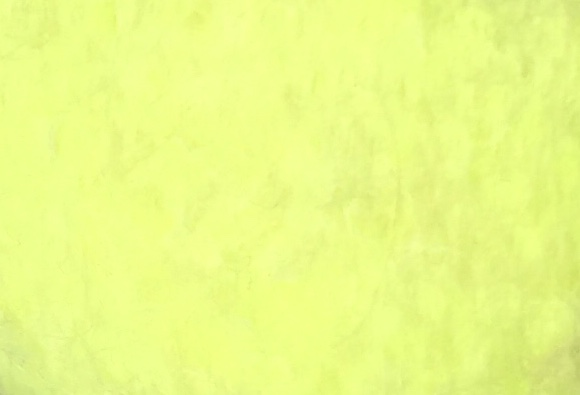
#> input picture Activity4/tennis1.jpg, 580 x 395 px, given in place of the camera
$ python s1_Detact_Motion.py
#> lines starting #> are read from the running program, lines starting #| are printed output that depends on the picture; after the words box and inside, x2 and y2 are one past the last pixel; in counts of white or black regions, pixels touching at a corner belong together
import cv2

cam = cv2.VideoCapture(0)
ret, prevFrame = cam.read()
#> prevFrame is the input picture: shape (395, 580, 3); mean B, G, R 135.1, 250.9, 235

def getNextFrame(vidObj):
    """Takes in the VideoCapture object and reads the next frame, returning one that is half the size
    (Comment out that line if you want fullsize)."""
    ret, frame = vidObj.read()
    # frame = cv2.resize(frame, (0, 0), fx = 0.5, fy = 0.5)
    return frame

while True:
    currFrame = getNextFrame(cam)
    imgray = cv2.cvtColor(currFrame, cv2.COLOR_BGR2GRAY)
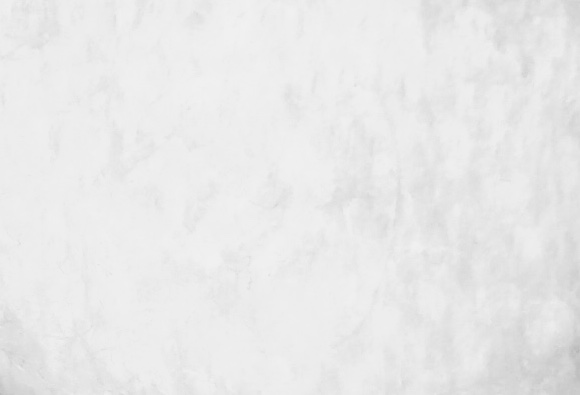
#> imgray: shape (395, 580); min 182, max 241, mean 233
    ret, thresh = cv2.threshold(imgray, 127, 255, 0)
#> thresh: shape (395, 580); every value is 255
    contrs, hier = cv2.findContours(thresh, cv2.RETR_EXTERNAL, cv2.CHAIN_APPROX_SIMPLE)
#> contrs = [[[0, 0], [0, 394], [579, 394], [579, 0]]]
    cv2.drawContours(currFrame, contrs, -1, (0, 255, 0), 3)
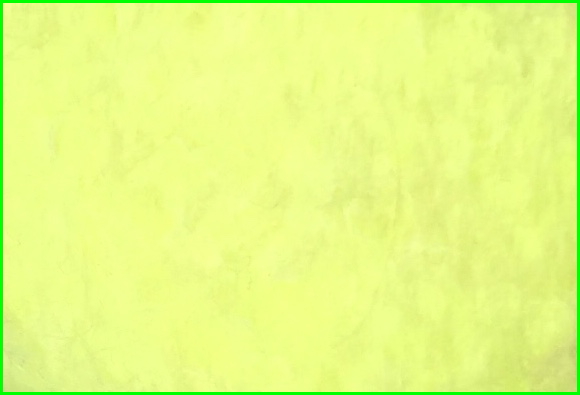
#> currFrame: shape (395, 580, 3); 2.54% of pixels changed, all inside (x1, y1, x2, y2) = (0, 0, 580, 395)

    diff = cv2.absdiff(prevFrame, currFrame)
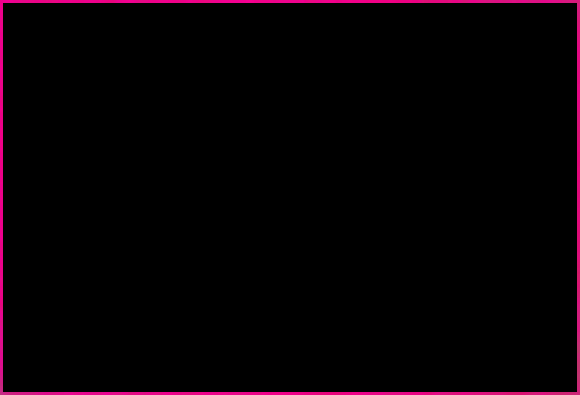
#> diff: shape (395, 580, 3); mean B, G, R 3.3, 0.3, 5.8
    cv2.imshow("Motion", diff)

    x = cv2.waitKey(20)
#> (key Esc is pressed here)
    c = chr(x & 0xFF)
    if c == "q":
        break
    prevFrame = currFrame

cam.release()
cv2.destroyAllWindows()

$ run again, on Activity4/tennis2.JPG
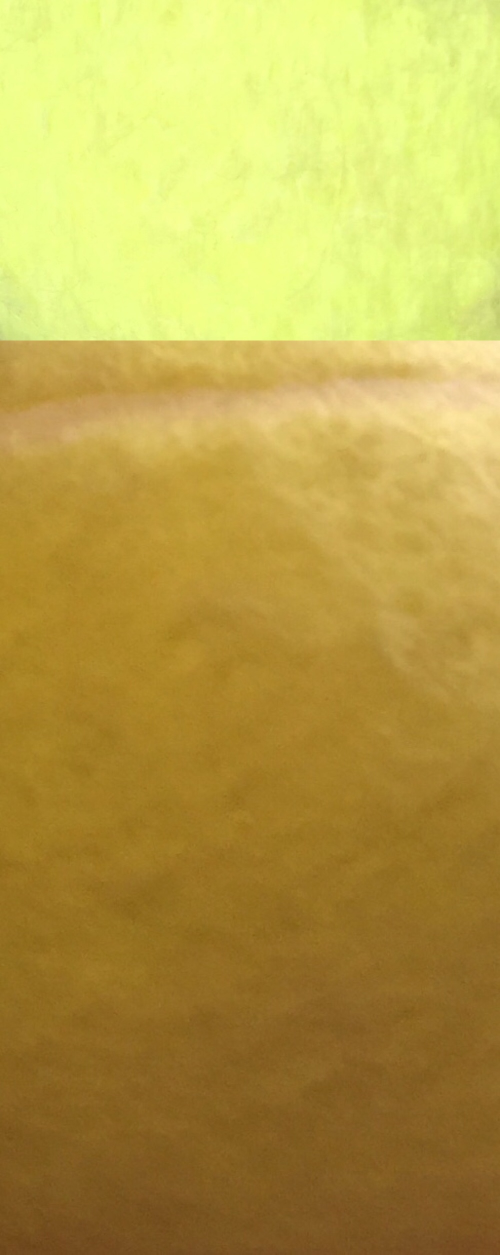
#> input picture Activity4/tennis2.JPG, 1000 x 2509 px, given in place of the camera (shown at 1/2 size)
#> prevFrame is the input picture: shape (2509, 1000, 3); mean B, G, R 73.4, 161, 183.3
#> `ret, thresh = cv2.threshold(imgray, 127, 255, 0)`:
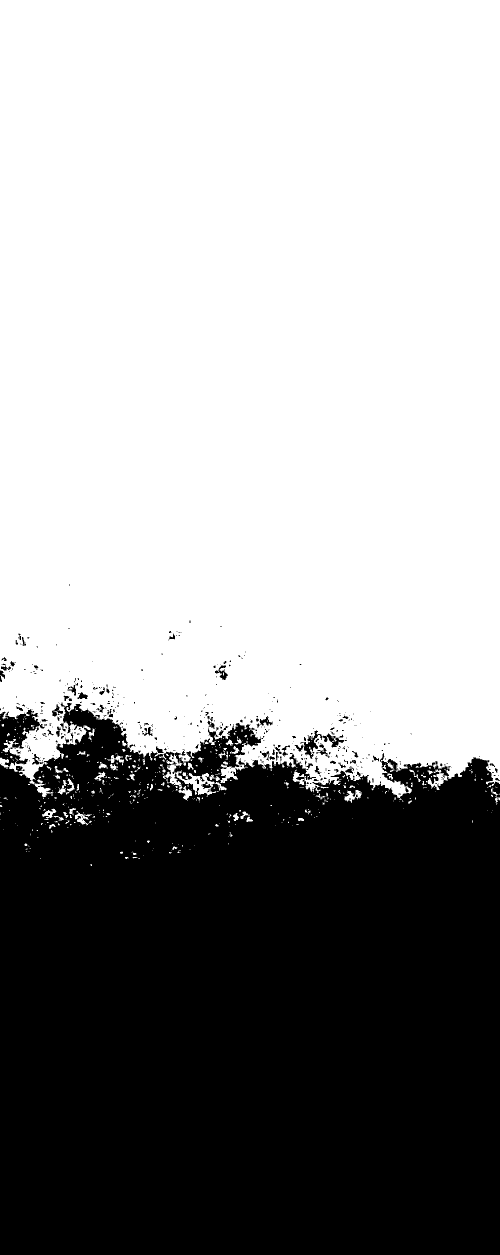
#> thresh: shape (2509, 1000) (shown at 1/2 size); 60.5% white; 515 black regions (418 under 20 px)
#> contrs = 540 contours, 481 with area under 20; largest, box (x1, y1, x2, y2) and area: (0, 0, 1000, 1596) 1509234, (352, 1540, 433, 1591) 1370, (326, 1509, 365, 1579) 800, (855, 1539, 896, 1580) 522, (689, 1580, 723, 1606) 368
#> currFrame: shape (2509, 1000, 3); 2.36% of pixels changed, all inside (x1, y1, x2, y2) = (0, 0, 1000, 1734)
#> `diff = cv2.absdiff(prevFrame, currFrame)`:
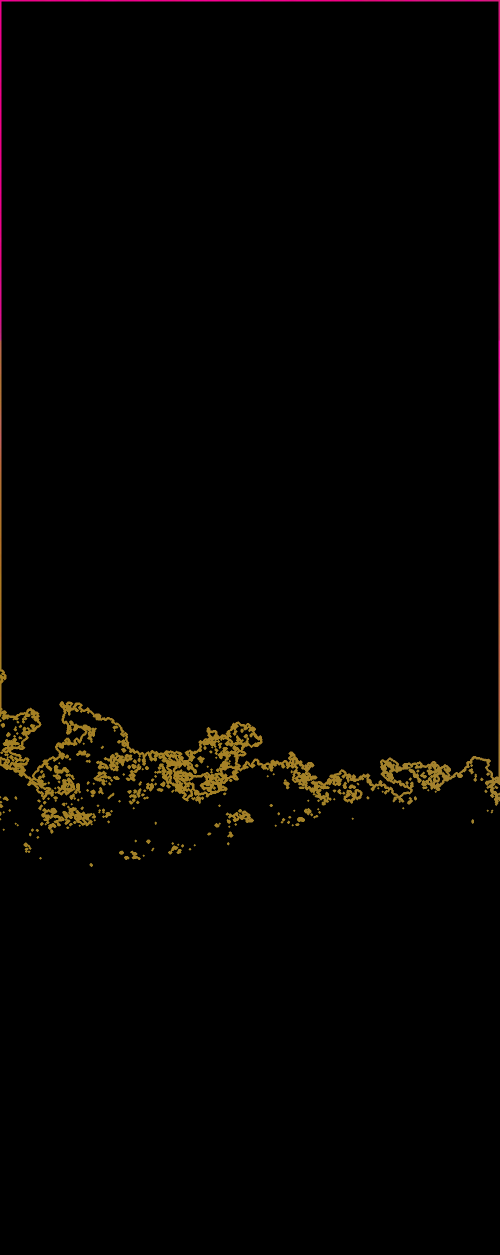
#> diff: shape (2509, 1000, 3) (shown at 1/2 size); mean B, G, R 1.2, 2.6, 4.1

$ run again, on Activity4/tennis3.JPG
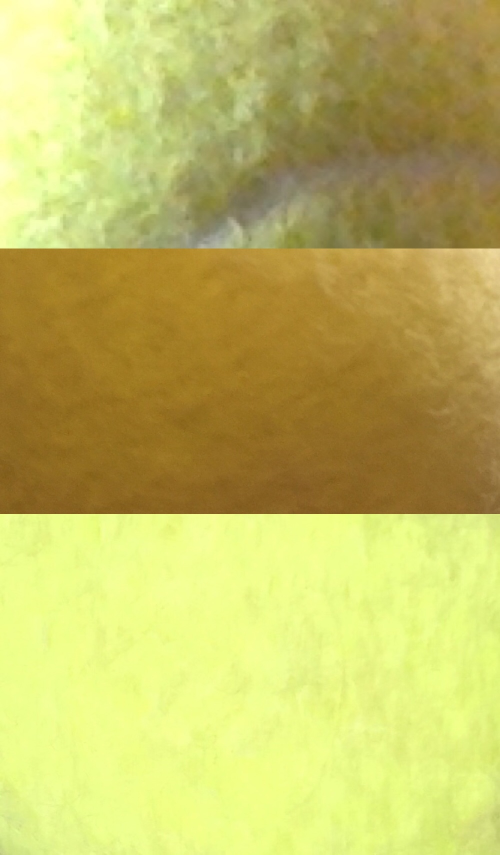
#> input picture Activity4/tennis3.JPG, 1000 x 1710 px, given in place of the camera (shown at 1/2 size)
#> prevFrame is the input picture: shape (1710, 1000, 3); mean B, G, R 99, 188.8, 194.5
#> `ret, thresh = cv2.threshold(imgray, 127, 255, 0)`:
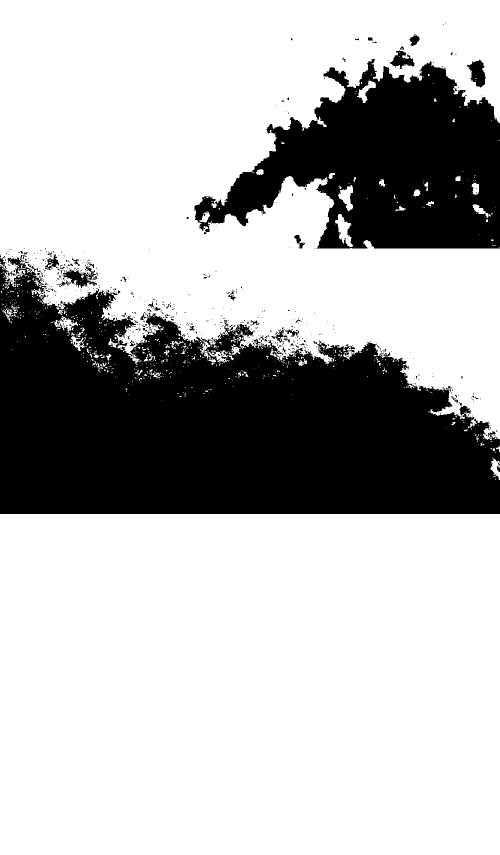
#> thresh: shape (1710, 1000) (shown at 1/2 size); 72.1% white; 622 black regions (582 under 20 px)
#> contrs = 790 contours, 751 with area under 20; largest, box (x1, y1, x2, y2) and area: (0, 1028, 1000, 1710) 680319, (0, 0, 1000, 880) 543150, (670, 428, 706, 494) 1006, (676, 370, 706, 422) 744, (714, 161, 752, 206) 542
#> currFrame: shape (1710, 1000, 3); 4.4% of pixels changed, all inside (x1, y1, x2, y2) = (0, 0, 1000, 1710)
#> `diff = cv2.absdiff(prevFrame, currFrame)`:
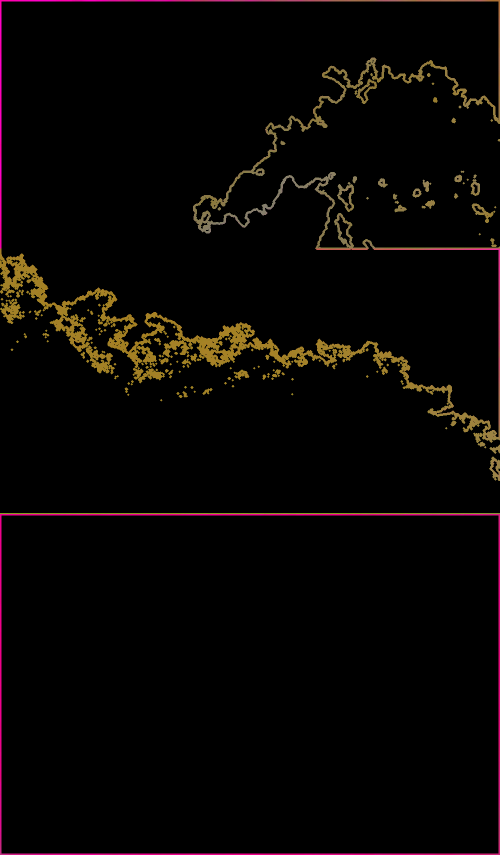
#> diff: shape (1710, 1000, 3) (shown at 1/2 size); mean B, G, R 3.1, 4.7, 7.5
